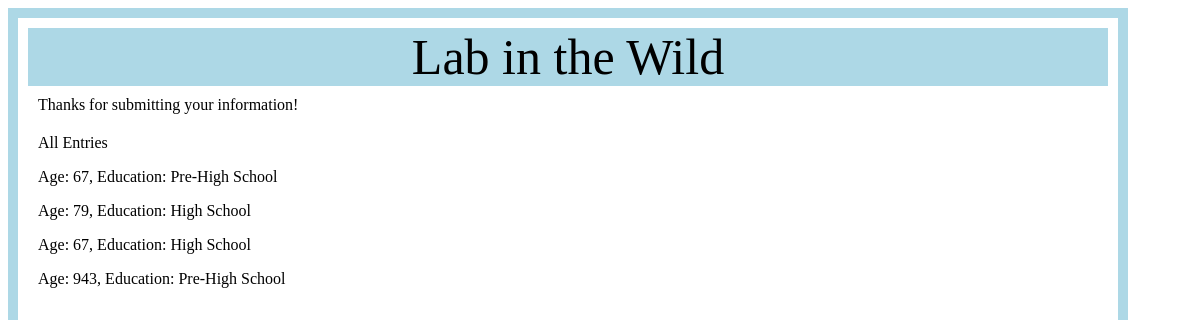
/survey1/results/12/, run on an earlier commit of the app's database.
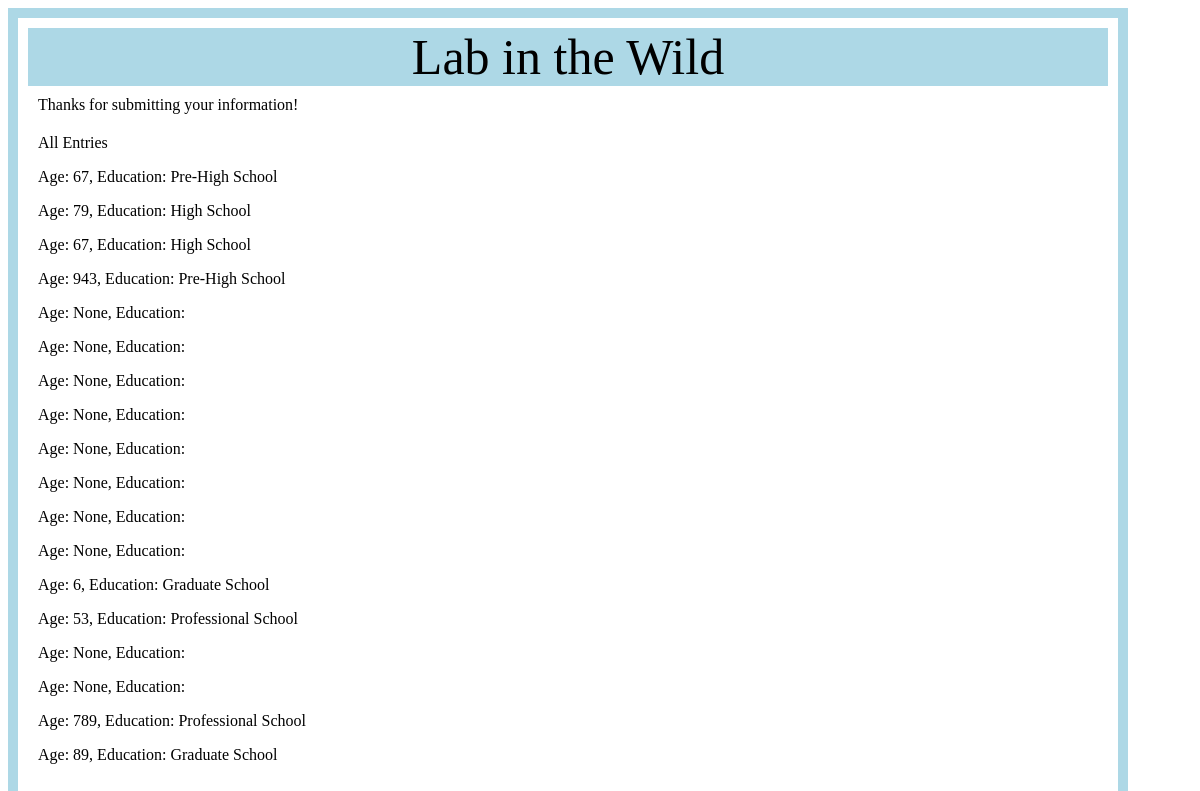
And on a later commit of the database.
### Survey1/models.py (models this page shows)
class Entry(models.Model):
    GENDER = ((None, ''), ('F','Female'), ('M','Male'), ('O', 'Other'), )
    YES_NO = ((None,''), ('T','Yes'), ('F', 'No'), )
    EDUCATION = ((None, ''), ('a', 'Pre-High School'), ('b', 'High School'), ('c', 'College'), ('d', 'Graduate School'),
                  ('e', 'Professional School'), ('f', 'PhD'), ('g', 'Postdoctorial'), )
    takenBefore = models.CharField(max_length=3, choices=YES_NO, default='')
    gender = models.CharField(max_length=7, choices=GENDER, default='')
    age = models.PositiveSmallIntegerField(null=True)
    education = models.CharField(max_length=20, choices=EDUCATION, default='')
    glasses = models.CharField(max_length=3, choices=YES_NO, default='')
    personalComputer = models.BooleanField()
    confirmation = models.BooleanField()

### Survey1/views.py (the view, shortened to what this page needs)
# urls.py: url(r'results/(\d+)/', views.results, name='results'),
def results(request, id):
    entry = Entry.objects.get(pk=int(id))
    entries = Entry.objects.all()
    return render(request, "survey1Results.html", {'entries': entries})

### SampleSurvey/templates/survey1Results.html
{% load static %}
<link rel="stylesheet" type="text/css" href="{% static 'style/survey.css' %}" />
<header>Lab in the Wild</header>
<body>
<div>Thanks for submitting your information!</div>
<div>
  All Entries
  {% for entry in entries %}
</p>Age: {{ entry.age }}, Education: {{ entry.get_education_display }}</p>
{% endfor %}
</div>
</body>

### Survey1/static/style/survey.css (style rules this page uses)
body { text-align:justify; font-family:"Times New Roman", Times, serif; background-color:white; width:90%; padding:10px; border: 10px solid lightblue; boarder-radius: 5px; }
header { background-color:lightblue; text-color:black; text-align:center; font-size:50px; font-family:"Times New Roman", Times, serif; width:auto; }
div { width:auto; padding:10px; }

What changed in the data, as far as the page shows it:
added Entry: age "None"
added Entry: age "None"
added Entry: age "None"
added Entry: age "None"
added Entry: age "None"
added Entry: age "None"
added Entry: age "None"
added Entry: age "None"
added Entry: age "6", education "Graduate School"
added Entry: age "53", education "Professional School"
added Entry: age "None"
added Entry: age "None"
added Entry: age "789", education "Professional School"
added Entry: age "89", education "Graduate School"
